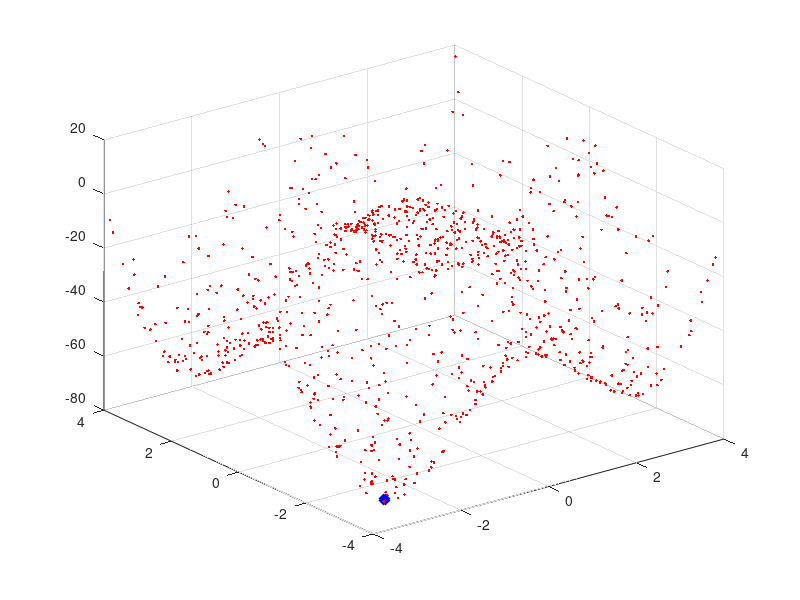

Write the MATLAB code that produced this figure.
clc %clear all
close all;
%initialization
swarm_size = 64; %jumlah partikel
maxIter = 100; %jumlah iterasi
inertia = 1.0;
correction_factor = 2.0;
%posisi awal swarm
a = 1:8;
[X,Y] = meshgrid(a,a);
C = cat(2,X',Y');
D = reshape(C,[],2);
swarm(1:swarm_size,1,1:2) = D; %posisi awal partikel
swarm(:,2,:) = 0; %velocity awal partikel
swarm(:,4,1) = 1000; %posisi terbaik saat ini
plotObjFcn = 1;
%fungsi
objfcn = @(x)0.5*((x(:,1).^4)-16*(x(:,1).^2)+5*(x(:,1)))+0.5*((x(:,2).^4)-16*(x(:,2).^2)+5*(x(:,2)));

tic;
%iterasi PSO
for iter = 1:maxIter
    
    swarm(:,1,1)=swarm(:,1,1)+swarm(:,2,1); %update posisi x dengan velocity
    swarm(:,1,2)=swarm(:,1,2)+swarm(:,2,2); %update posisi y dengan velocity
    x = swarm(:,1,1);
    y = swarm (:,1,2); %update posisi
    fval = objfcn([x y]);
    
    for i = 1:swarm_size
        if fval(i,1)<swarm(i,4,1)
            swarm(i,3,1)=swarm(i,1,1); %update posisi x
            swarm(i,3,2)=swarm(i,1,2); %update posisi y
            swarm(i,4,1)=fval(i,1); %update nilai terbaik
        end
    end
    [~,gbest]=min(swarm(:,4,1)); %nilai total terbaik
    
    %update velocity
    swarm(:,2,1) = inertia*(rand(swarm_size,1).*swarm(:,2,1))+correction_factor*(rand(swarm_size,1).*(swarm(:,3,1)...
        - swarm (:,1,1)))+correction_factor*(rand(swarm_size,1).*(swarm(gbest,3,1)-swarm(:,1,1)));
    swarm(:,2,2) = inertia*(rand(swarm_size,1).*swarm(:,2,2))+correction_factor*(rand(swarm_size,1).*(swarm(:,3,2)...
        - swarm (:,1,2)))+correction_factor*(rand(swarm_size,1).*(swarm(gbest,3,2)-swarm(:,1,2)));
    
    %plot partikel
    clf;plot(swarm(:,1,1), swarm(:,1,2),'bx');grid
    axis([-4 4 -4 4]);
    pause(.5);
    disp(['iteration:' num2str(iter)]);
    %hold on
end
toc

%plot
if plotObjFcn
    ub = -4;
    lb = 4;
    npoints = 1000;
    x = (ub-lb).*rand(npoints,2)+lb;
    for i = 1:npoints
        f = objfcn([x(i,1) x(i,2)]);
        plot3(x(i,1),x(i,2),f,'.r');hold on
    end
    plot3(swarm(1,3,1),swarm(1,3,2),swarm(1,4,1),'xb','linewidth',5,'markersize',5);grid
    hold on
end
x
xg=min(x)